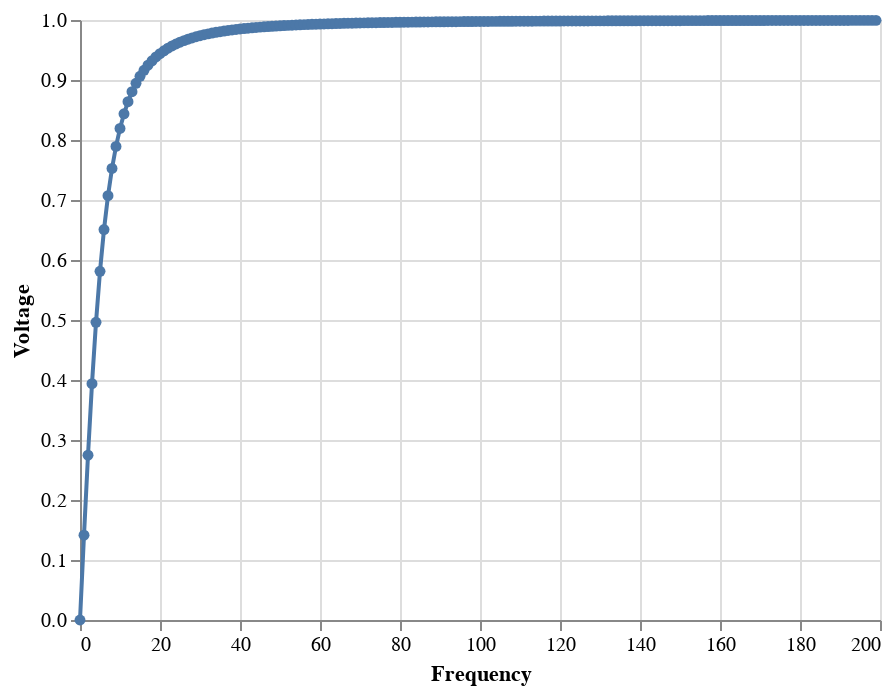

The notebook cell saved with this chart:
### Markdown cell above
This regression line isn't a great fit, but luckily we know what a decent approximation for this data is. Our line should have the functional form of the following equation where we must estimate the value of the crossover frequency: 

$V(f) = \frac{fV_0}{\sqrt{f^2 + f^2_{crossover}}}$

### Code cell
x = np.arange(200)
source = pd.DataFrame({
  'Frequency': x,
  'Voltage': (1*x)/np.sqrt(7**2 + x**2)
})

alt.Chart(source).mark_line(point=True).encode(
    x = 'Frequency',
    y = 'Voltage'
)

### Figure 1 — Vega-Lite specification as saved in the notebook (floating-point values rounded to 4 significant figures; data arrays with more than 128 entries replaced by an {"elided": "..."} marker saying what was removed)
{"config": {"view": {"continuousWidth": 400, "continuousHeight": 300}}, "data": {"name": "data-fe07b77270d5bc6c9686ed89a88b93cf"}, "mark": {"type": "line", "point": true}, "encoding": {"x": {"type": "quantitative", "field": "Frequency"}, "y": {"type": "quantitative", "field": "Voltage"}}, "$schema": "https://vega.github.io/schema/vega-lite/v4.8.1.json", "datasets": {"data-fe07b77270d5bc6c9686ed89a88b93cf": {"elided": "200 records"}}}
